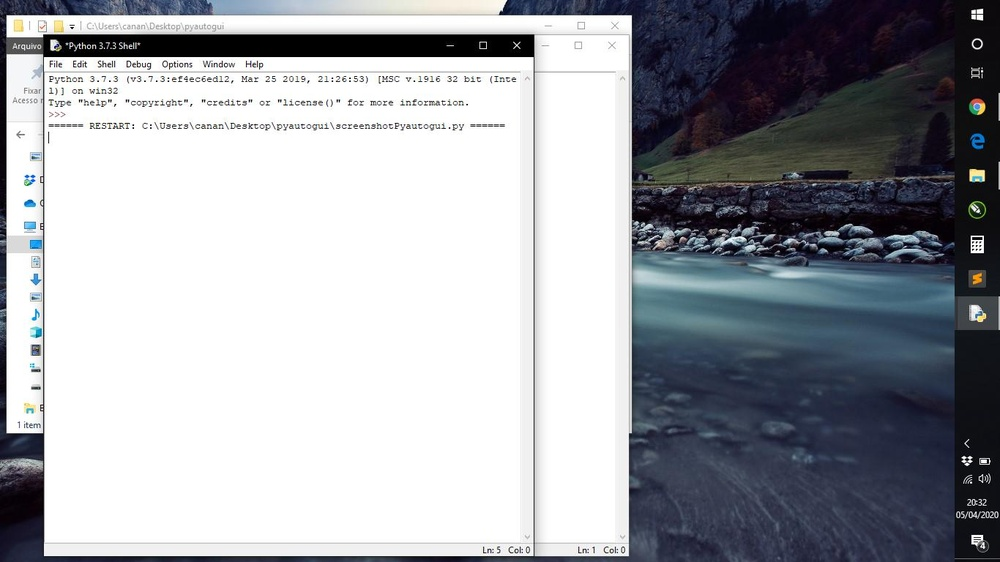
#> input picture pyautogui/vem.jpg, 1000 x 562 px, shrunk from 1366 x 768 before the run, given in place of the camera
$ python web_cam_aula3.py
#> lines starting #> are read from the running program, lines starting #| are printed output that depends on the picture; after the words box and inside, x2 and y2 are one past the last pixel; in counts of white or black regions, pixels touching at a corner belong together
import cv2
import numpy as np
cap = cv2.VideoCapture(0)

while(1):
	_,frame = cap.read()
#> frame is the input picture: shape (562, 1000, 3); mean B, G, R 169.7, 164.4, 162
	hsv = cv2.cvtColor(frame, cv2.COLOR_BGR2HSV)
#> hsv: shape (562, 1000, 3); mean H, S, V 51.5, 41, 170.4
	lowerblue = np.array([110,50,50])
	upperblue = np.array([130,255,255])
	mask = cv2.inRange(hsv, lowerblue, upperblue)
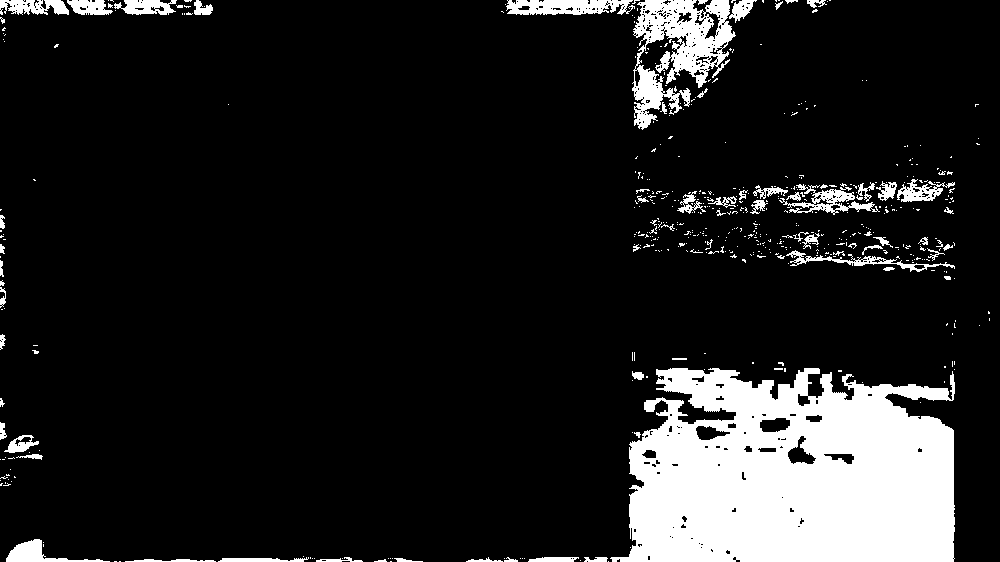
#> mask: shape (562, 1000); 12.8% white; 511 white regions (443 under 20 px), largest, box (x1, y1, x2, y2) and area: (610, 368, 955, 562) 53037, (632, 0, 736, 130) 6283, (506, 0, 635, 15) 1490
	res = cv2.bitwise_and(frame, frame, mask= mask)
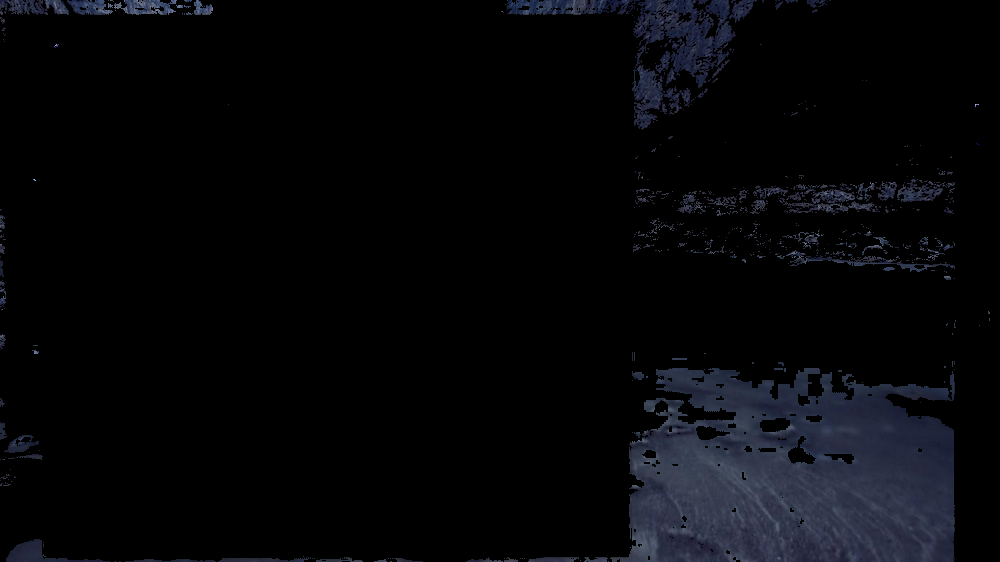
#> res: shape (562, 1000, 3); mean B, G, R 9.2, 6.5, 5.8
	cv2.imshow('res', res)

	k = cv2.waitKey(5) & 0xFF
#> (key Esc is pressed here)
	if k == 27:
		break
cv2.destroyAllWindows
